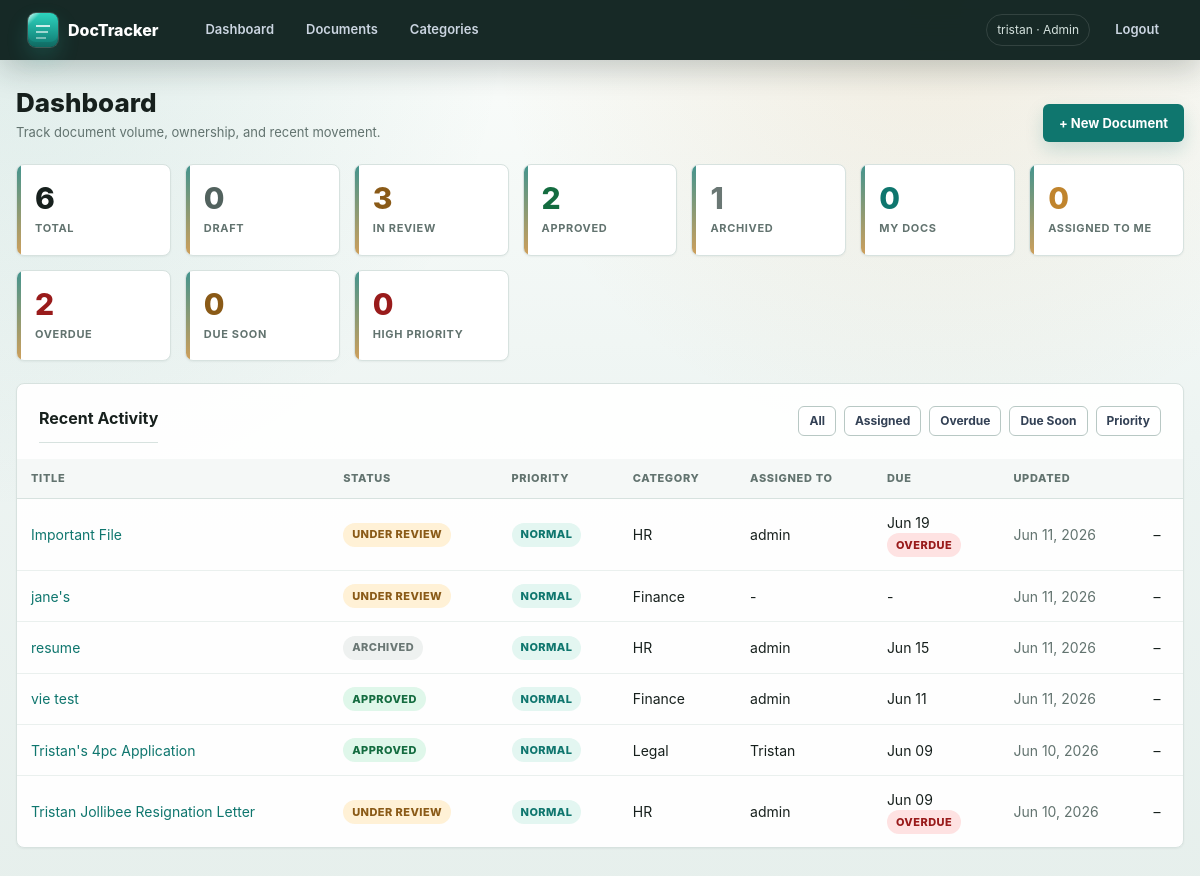
The page / (signed in) on the database as committed earlier.
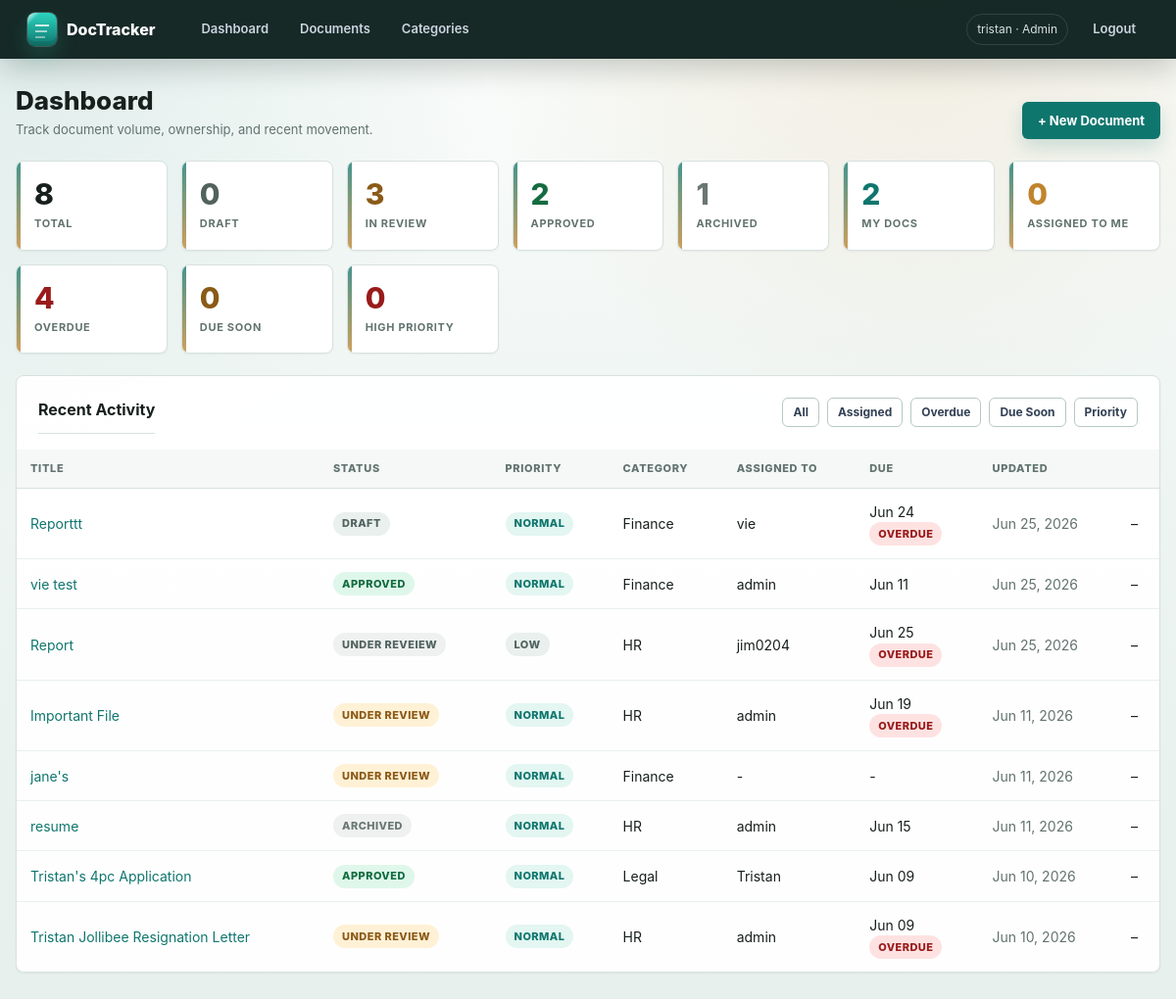
The same page on the database as committed later.
### documents/models.py (models this page shows, shortened)
class UserProfile(models.Model):
    ROLE_ADMIN = 'admin'
    ROLE_HR = 'hr'
    ROLE_EMPLOYEE = 'employee'
    ROLE_CHOICES = [
        (ROLE_ADMIN, 'Admin'),
        (ROLE_HR, 'HR'),
        (ROLE_EMPLOYEE, 'Employee'),
    ]
    user = models.OneToOneField(User, on_delete=models.CASCADE, related_name='profile')
    role = models.CharField(max_length=20, choices=ROLE_CHOICES, default=ROLE_EMPLOYEE)
    department = models.CharField(max_length=100, blank=True)
    created_at = models.DateTimeField(auto_now_add=True)
    class Meta:
        ordering = ['user__username']

class Document(models.Model):
    STATUS_CHOICES = [
        ('draft', 'Draft'),
        ('review', 'Under Review'),
        ('approved', 'Approved'),
        ('archived', 'Archived'),
    ]
    PRIORITY_CHOICES = [
        ('low', 'Low'),
        ('normal', 'Normal'),
        ('high', 'High'),
        ('urgent', 'Urgent'),
    ]
    title = models.CharField(max_length=255)
    description = models.TextField(blank=True)
    category = models.ForeignKey(Category, on_delete=models.SET_NULL, null=True, blank=True)
    status = models.CharField(max_length=50, default='draft')
    priority = models.CharField(max_length=20, choices=PRIORITY_CHOICES, default='normal')
    file = models.FileField(upload_to='documents/', null=True, blank=True)
    tags = models.CharField(max_length=500, blank=True, help_text="Comma-separated tags")
    created_by = models.ForeignKey(User, on_delete=models.SET_NULL, null=True, related_name='created_docs')
    assigned_to = models.ForeignKey(User, on_delete=models.SET_NULL, null=True, blank=True, related_name='assigned_docs')
    created_at = models.DateTimeField(auto_now_add=True)
    updated_at = models.DateTimeField(auto_now=True)
    due_date = models.DateField(null=True, blank=True)
    class Meta:
        ordering = ['-created_at']
    def get_status_display(self):
        status = DocumentStatus.objects.filter(code=self.status).first()
        if status:
            return status.label
        return dict(self.STATUS_CHOICES).get(self.status, self.status)
    @property
    def status_badge_class(self):
        return slugify(self.status) or 'custom'
    @property
    def is_overdue(self):
        return bool(self.due_date and self.due_date < timezone.localdate() and self.status not in ['approved', 'archived'])
    @property
    def is_due_soon(self):
        if not self.due_date or self.status in ['approved', 'archived']:
            return False
        today = timezone.localdate()
        return today <= self.due_date <= today + timedelta(days=7)

class DocumentStatus(models.Model):
    code = models.SlugField(max_length=20, unique=True)
    label = models.CharField(max_length=50)
    allowed_next_statuses = models.ManyToManyField(
        'self',
        symmetrical=False,
        blank=True,
        related_name='previous_statuses',
        help_text="Statuses a document can move to from this status.",
    )
    created_at = models.DateTimeField(auto_now_add=True)
    class Meta:
        verbose_name_plural = "Document statuses"
        ordering = ['label']

class Category(models.Model):
    name = models.CharField(max_length=100, unique=True)
    description = models.TextField(blank=True)
    created_at = models.DateTimeField(auto_now_add=True)
    class Meta:
        verbose_name_plural = "Categories"
        ordering = ['name']

### documents/views.py (the view)
# urls.py: path('', views.dashboard, name='dashboard'),
@login_required
def dashboard(request):
    docs = visible_documents(request.user)
    today = timezone.localdate()
    soon = today + timedelta(days=7)
    stats = {
        'total': docs.count(),
        'draft': docs.filter(status='draft').count(),
        'review': docs.filter(status='review').count(),
        'approved': docs.filter(status='approved').count(),
        'archived': docs.filter(status='archived').count(),
        'my_docs': docs.filter(created_by=request.user).count(),
        'assigned_to_me': docs.filter(assigned_to=request.user).count(),
        'overdue': docs.filter(due_date__lt=today).exclude(status__in=['approved', 'archived']).count(),
        'due_soon': docs.filter(due_date__range=(today, soon)).exclude(status__in=['approved', 'archived']).count(),
        'high_priority': docs.filter(priority__in=['high', 'urgent']).count(),
    }
    dashboard_filter = request.GET.get('filter', '')
    filtered_docs = docs
    if dashboard_filter == 'assigned':
        filtered_docs = filtered_docs.filter(assigned_to=request.user)
    elif dashboard_filter == 'mine':
        filtered_docs = filtered_docs.filter(created_by=request.user)
    elif dashboard_filter == 'overdue':
        filtered_docs = filtered_docs.filter(due_date__lt=today).exclude(status__in=['approved', 'archived'])
    elif dashboard_filter == 'soon':
        filtered_docs = filtered_docs.filter(due_date__range=(today, soon)).exclude(status__in=['approved', 'archived'])
    elif dashboard_filter == 'priority':
        filtered_docs = filtered_docs.filter(priority__in=['high', 'urgent'])
    recent = list(filtered_docs.order_by('-updated_at')[:8])
    for doc in recent:
        doc.can_manage = can_manage_document(request.user, doc)
    return render(request, 'documents/dashboard.html', {
        'stats': stats,
        'recent': recent,
        'dashboard_filter': dashboard_filter,
    })

### documents/views.py (called while the page is built, shortened)
def can_manage_document(user, document):
    if (
        user.is_staff or user.is_superuser or
        user_has_role(user, UserProfile.ROLE_ADMIN, UserProfile.ROLE_HR) or
        user.groups.filter(name__in=['Admin', 'Manager']).exists()
    ):
        return True

def can_view_all_documents(user):
    return (
        user.is_staff or user.is_superuser or
        user_has_role(user, UserProfile.ROLE_ADMIN, UserProfile.ROLE_HR) or
        user.groups.filter(name__in=['Admin', 'Manager', 'Viewer']).exists()
    )

def visible_documents(user):
    docs = Document.objects.select_related('category', 'created_by', 'assigned_to')
    if can_view_all_documents(user):
        return docs
    return docs.filter(Q(created_by=user) | Q(assigned_to=user))

### templates/documents/dashboard.html (shortened to what this page needs)
{% extends 'base.html' %}
{% block content %}
<div class="page-header">
  <div>
    <h1>Dashboard</h1>
    <p class="page-kicker">Track document volume, ownership, and recent movement.</p>
  </div>
  <a href="{% url 'document_create' %}" class="btn btn-primary">+ New Document</a>
</div>
<div class="stats-grid">
  <div class="stat"><div class="num">{{ stats.total }}</div><div class="label">Total</div></div>
  <div class="stat"><div class="num" style="color:#52625e">{{ stats.draft }}</div><div class="label">Draft</div></div>
  <div class="stat"><div class="num" style="color:#8a5a17">{{ stats.review }}</div><div class="label">In Review</div></div>
  <div class="stat"><div class="num" style="color:#146c40">{{ stats.approved }}</div><div class="label">Approved</div></div>
  <div class="stat"><div class="num" style="color:#6a7774">{{ stats.archived }}</div><div class="label">Archived</div></div>
  <div class="stat"><div class="num" style="color:#0f766e">{{ stats.my_docs }}</div><div class="label">My Docs</div></div>
  <div class="stat"><div class="num" style="color:#c0842d">{{ stats.assigned_to_me }}</div><div class="label">Assigned to Me</div></div>
  <div class="stat"><div class="num" style="color:#991b1b">{{ stats.overdue }}</div><div class="label">Overdue</div></div>
  <div class="stat"><div class="num" style="color:#8a5a17">{{ stats.due_soon }}</div><div class="label">Due Soon</div></div>
  <div class="stat"><div class="num" style="color:#991b1b">{{ stats.high_priority }}</div><div class="label">High Priority</div></div>
</div>
<div class="card flush">
  <div style="padding:22px 22px 0;">
  <div class="actions" style="justify-content:space-between; align-items:flex-start;">
    <h2>Recent Activity</h2>
    <div class="actions">
      <a class="btn btn-secondary btn-sm" href="{% url 'dashboard' %}">All</a>
      <a class="btn btn-secondary btn-sm" href="{% url 'dashboard' %}?filter=assigned">Assigned</a>
      <a class="btn btn-secondary btn-sm" href="{% url 'dashboard' %}?filter=overdue">Overdue</a>
      <a class="btn btn-secondary btn-sm" href="{% url 'dashboard' %}?filter=soon">Due Soon</a>
      <a class="btn btn-secondary btn-sm" href="{% url 'dashboard' %}?filter=priority">Priority</a>
    </div>
  </div>
  </div>
  {% if recent %}
  <div class="table-wrap">
  <table>
    <thead><tr>
      <th>Title</th><th>Status</th><th>Priority</th><th>Category</th><th>Assigned To</th><th>Due</th><th>Updated</th><th></th>
    </tr></thead>
    <tbody>
    {% for doc in recent %}
    <tr>
      <td><a href="{% url 'document_detail' doc.pk %}">{{ doc.title }}</a></td>
      <td><span class="badge badge-{{ doc.status_badge_class }}">{{ doc.get_status_display }}</span></td>
      <td><span class="badge badge-{{ doc.priority }}">{{ doc.get_priority_display }}</span></td>
      <td>{{ doc.category.name|default:"-" }}</td>
      <td>{{ doc.assigned_to.username|default:"-" }}</td>
      <td>
        {{ doc.due_date|date:"M d"|default:"-" }}
        {% if doc.is_overdue %}<br><span class="deadline-alert deadline-overdue">Overdue</span>{% elif doc.is_due_soon %}<br><span class="deadline-alert deadline-soon">Due Soon</span>{% endif %}
      </td>
      <td class="text-muted">{{ doc.updated_at|date:"M d, Y" }}</td>
      <td>
        &ndash;
      </td>
    </tr>
    {% endfor %}
    </tbody>
  </table>
  </div>
  {% else %}
  <div class="empty">No documents yet. <a href="{% url 'document_create' %}">Create one!</a></div>
  {% endif %}
</div>
{% endblock %}

### templates/base.html (shortened to what this page needs)
<!DOCTYPE html>
<html lang="en">
<head>
</head>
<body>
{% if user.is_authenticated %}
<nav>
  <span class="brand">DocTracker</span>
  <a href="{% url 'dashboard' %}">Dashboard</a>
  <a href="{% url 'document_list' %}">Documents</a>
  <a href="{% url 'category_list' %}">Categories</a>
  <span class="user">{{ user.username }}{% if user.profile %} · {{ user.profile.get_role_display }}{% endif %}</span>
  <a href="{% url 'logout' %}">Logout</a>
</nav>
{% endif %}
<div class="container">
  {% block content %}{% endblock %}
</div>
</body>
</html>

Rows that differ between the two databases and show on the page:
added Document: title "Reporttt", status "DRAFT", priority "NORMAL", category.name "Finance", assigned_to.username "vie", due_date "Jun 24", shows "OVERDUE", updated_at "Jun 25, 2026"
changed Document "vie test": updated_at "Jun 11, 2026" → "Jun 25, 2026"; moves up the list
added Document: title "Report", status "UNDER REVEIEW", priority "LOW", category.name "HR", assigned_to.username "jim0204", due_date "Jun 25", shows "OVERDUE", updated_at "Jun 25, 2026"
Other text that changed with them:
{{ stats.total }}: "6" → "8"
{{ stats.my_docs }}: "0" → "2"
{{ stats.overdue }}: "2" → "4"
